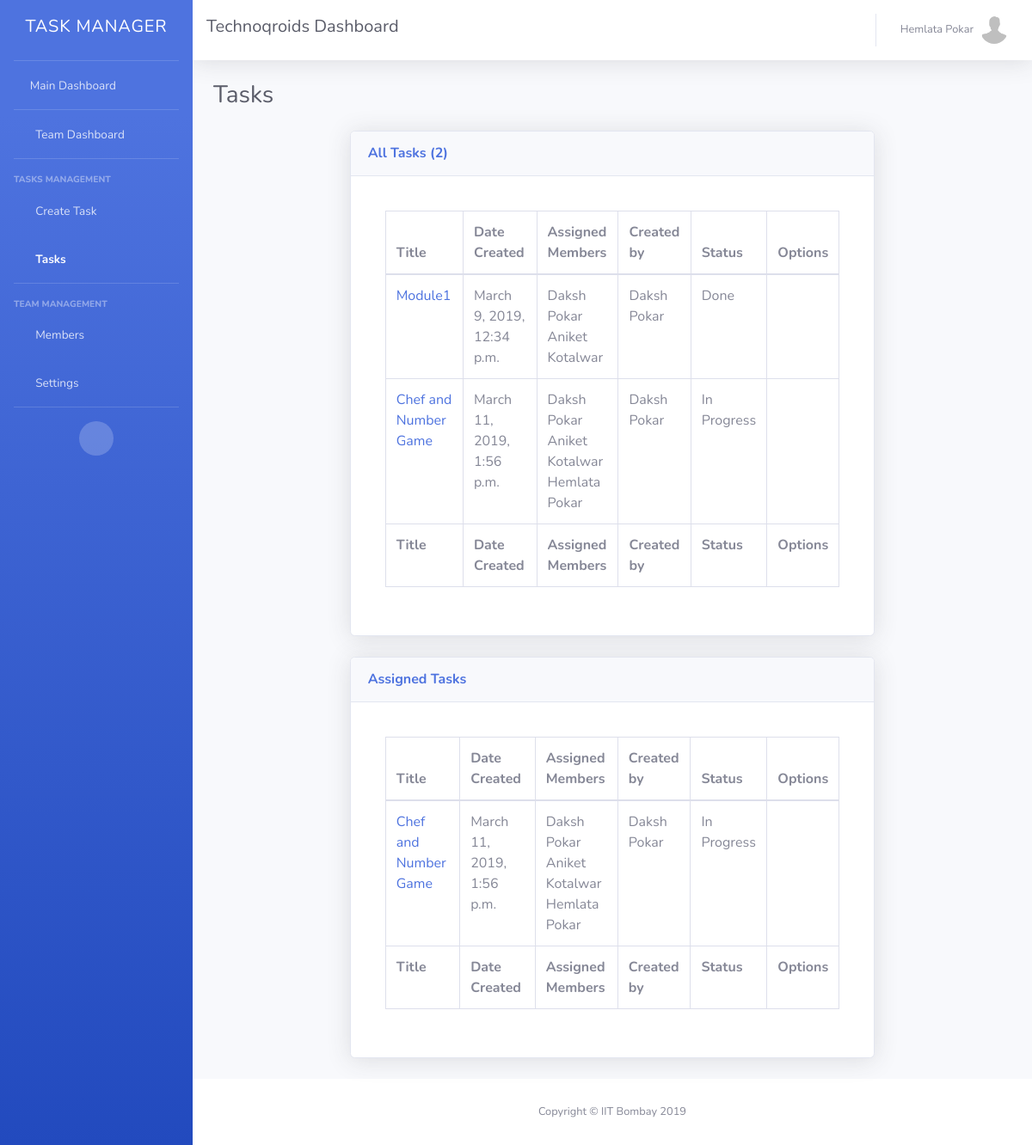
The app's page /team/technoqroids5/tasks/ (signed in) with its own data.
### TM/models.py (models this page shows)
class Teams(models.Model):
    id = models.AutoField(primary_key=True)
    name = models.CharField(max_length=400)
    url = models.CharField(max_length=400)
    admin = models.ForeignKey(UserProfile, on_delete=models.CASCADE)
    members = models.ManyToManyField(UserProfile, through='Membership', related_name="member")

class UserProfile(models.Model):
    user = models.ForeignKey(User, on_delete=models.CASCADE)
    username = models.CharField(max_length=400)
    profile_picture = models.FileField(upload_to=user_directory, null=True, default='/default_profile.jpg', blank=True)

class Task(models.Model):
    id = models.AutoField(primary_key=True)
    belongs_to = models.ForeignKey(Teams, on_delete=models.CASCADE)
    title = models.CharField(max_length=400)
    created_by = models.ForeignKey(UserProfile, on_delete=models.CASCADE)
    desc = models.TextField()
    assigned_members = models.ManyToManyField(UserProfile, through='MembershipToTask', related_name="memberOfTask")
    status = models.IntegerField(default=0)
    date_created = models.DateTimeField(auto_now_add=True)
    url = models.CharField(max_length=400)

class MembershipToTask(models.Model):
    member = models.ForeignKey(UserProfile, on_delete=models.CASCADE)
    task = models.ForeignKey(Task, on_delete=models.CASCADE)
    team = models.ForeignKey(Teams, on_delete=models.CASCADE)

### TM/views.py (the view, shortened to what this page needs)
# urls.py: url(r'^team\/[a-zA-Z0-9]+\/tasks\/$', TasksView.as_view(), name="tasks"),
class TasksView(LoginRequiredMixin, TemplateView):
    template_name="team/tasks.html"
    login_url='/../login'
    def get(self, request):
        user = request.user
        us = UserProfile.objects.get(user=user)
        team = Teams.objects.get(url=request.path.split("/")[2])
        tasks = Task.objects.filter(belongs_to=team)
        assigned_tasks = MembershipToTask.objects.filter(member=us, team=team)
        if us not in team.members.all():
            return redirect("/")
        return render(request, self.template_name, {'user': user, 'us': us, 'team': team, 'tasks': tasks, 'ass_tasks': assigned_tasks, 'notifications': get_notifications(us, 1)})

### TM/views.py (called while the page is built)
def get_notifications(user, unread):
    return MessageNotification.objects.filter(user=user, unread = unread)[:5]

### TM/templates/team/tasks.html (shortened to what this page needs)
<!DOCTYPE html>
{% load static %}
<html lang="en">
<head>
  <link href="{% static 'vendor/fontawesome-free/css/all.min.css' %}" rel="stylesheet" type="text/css">
  <link href="{% static 'css/sb-admin-2.min.css' %}" rel="stylesheet">
  <link href="{% static 'vendor/datatables/dataTables.bootstrap4.min.css' %}" rel="stylesheet">
</head>
<body id="page-top">
  <div id="wrapper">
    {% block sidebar %}
      {% include "team/menu.html" %}
    {% endblock %}
    <div id="content-wrapper" class="d-flex flex-column">
      <div id="content">
        {% block topbar %}
        {% include "team/topbar.html" %}
      {% endblock %}
        <div class="container-fluid">
          <div class="d-sm-flex align-items-center justify-content-between mb-4">
            <h1 class="h3 mb-0 text-gray-800">Tasks</h1>
          </div>
          <form method="post" enctype="multipart/form-data">
          <div class="row">
            <div class="col-xl-2"></div>
            <div class="col-xl-8">
              <div class="card shadow mb-4">
                <div class="card-header py-3 d-flex flex-row align-items-center justify-content-between">
                  <h6 class="m-0 font-weight-bold text-primary">All Tasks ({{tasks.all.count}})</h6>
                </div>
                <div class="card-body">
                        <div class="card-body">
                            <div class="table-responsive">
                                <table class="table table-bordered" id="dataTable" width="100%" cellspacing="0">
                                  <thead>
                                    <tr>
                                      <th>Title</th>
                                      <th>Date Created</th>
                                      <th>Assigned Members</th>
                                      <th>Created by</th>
                                      <th>Status</th>
                                      <th>Options</th>
                                    </tr>
                                  </thead>
                                  <tfoot>
                                    <tr>
                                        <th>Title</th>
                                        <th>Date Created</th>
                                        <th>Assigned Members</th>
                                        <th>Created by</th>
                                        <th>Status</th>
                                        <th>Options</th>
                                    </tr>
                                  </tfoot>
                                  <tbody>
                                      {%  for i in tasks.all  %}
                                    <tr>
                                      <td><a href="/team/{{ team.url }}/tasks/{{ i.url }}/">{{ i.title }}</a></td>
                                      <td>{{ i.date_created }}</td>
                                      <td>
                                        {%  for j in i.assigned_members.all  %}
                                          {{  j.user.first_name  }} {{ j.user.last_name }}<br>
                                        {%  endfor  %}
                                      </td>
                                      <td>
                                        {{  i.created_by.user.first_name }} {{ i.created_by.user.last_name  }}
                                      </td>
                                      <td>
                                        {%  if i.status == 0  %}Planned{%  elif i.status == 1  %}In Progress{%  elif i.status == 2  %}Done{%  endif %}
                                      </td>
                                      <td>
                                        <a href="/team/{{ team.url }}/tasks/{{ i.url }}/"><i class="fas fa-external-link-alt"></i></a><a class="ml-2" href="/team/{{ team.url }}/tasks/{{ i.url }}/delete/" style="margin-left: 10px"><i class="fas fa-trash"></i></a>
                                      </td>
                                    </tr>
                                    {%  endfor %}
                                  </tbody>
                                </table>
                              </div>
                                </div>
                </div>
              </div>
              <div class="card shadow mb-4">
                  <div class="card-header py-3 d-flex flex-row align-items-center justify-content-between">
                    <h6 class="m-0 font-weight-bold text-primary">Assigned Tasks</h6>
                  </div>
                  <div class="card-body">
                          <div class="card-body">
                              <div class="table-responsive">
                                  <table class="table table-bordered" id="dataTable" width="100%" cellspacing="0">
                                    <thead>
                                      <tr>
                                        <th>Title</th>
                                        <th>Date Created</th>
                                        <th>Assigned Members</th>
                                        <th>Created by</th>
                                        <th>Status</th>
                                        <th>Options</th>
                                      </tr>
                                    </thead>
                                    <tfoot>
                                      <tr>
                                          <th>Title</th>
                                          <th>Date Created</th>
                                          <th>Assigned Members</th>
                                          <th>Created by</th>
                                          <th>Status</th>
                                          <th>Options</th>
                                      </tr>
                                    </tfoot>
                                    <tbody>
                                        {%  for i in ass_tasks.all  %}
                                      <tr>
                                        <td><a href="/team/{{ team.url }}/tasks/{{ i.url }}/">{{ i.task.title }}</a></td>
                                        <td>{{ i.task.date_created }}</td>
                                        <td>
                                          {%  for j in i.task.assigned_members.all  %}
                                            {{  j.user.first_name  }} {{ j.user.last_name }}<br>
                                          {%  endfor  %}
                                        </td>
                                        <td>
                                            {{  i.task.created_by.user.first_name }} {{ i.task.created_by.user.last_name  }}
                                          </td>
                                        <td>
                                          {%  if i.task.status == 0  %}Planned{%  elif i.task.status == 1  %}In Progress{%  elif i.task.status == 2  %}Done{%  endif %}
                                        </td>
                                        <td>
                                          <a href="/team/{{ team.url }}/tasks/{{ i.task.url }}/"><i class="fas fa-external-link-alt"></i></a>
                                          <a class="ml-2" href="/team/{{ team.url }}/tasks/{{ i.task.url }}/delete/" style="margin-left: 10px"><i class="fas fa-trash"></i></a>
                                        </td>
                                      </tr>
                                      {%  endfor %}
                                    </tbody>
                                  </table>
                                </div>
                                  </div>
                  </div>
                </div>
            </div>
            <div class="col-xl-2"></div>
            </div></form>
        </div>
      </div>
      {% block footer %}
      {% include "footer.html" %}
    {% endblock %}
    </div>
  </div>
</body>
</html>

### TM/templates/team/topbar.html (shortened to what this page needs)
<nav class="navbar navbar-expand navbar-light bg-white topbar mb-4 static-top shadow">
        <a style="color: #5a5c69; text-decoration: none" class="sidebar-brand d-flex align-items-center justify-content-center" href="/dashboard/">
          <div class="sidebar-brand-icon">
              <h5>{{  team.name }} Dashboard</h5>
            </div>
        </a>
        <ul class="navbar-nav ml-auto">
          {% block messages %}
          {% include "mess_notification.html" %}
        {% endblock %}
          {% block profile %}
          {% include "profile_menu.html" %}
        {% endblock %}
        </ul>
      </nav>

### TM/templates/profile_menu.html (shortened to what this page needs)
            <li class="nav-item dropdown no-arrow">
              <a class="nav-link dropdown-toggle" href="#" id="userDropdown" role="button" data-toggle="dropdown" aria-haspopup="true" aria-expanded="false">
                <span class="mr-2 d-none d-lg-inline text-gray-600 small">{{  user.first_name  }} {{ user.last_name }}</span>
                <img class="img-profile rounded-circle" src="{{ MEDIA_ROOT }}{{  us.profile_picture.url  }}">
              </a>
            </li>

### records on screen
Teams: name "Technoqroids"
UserProfile: profile_picture (placeholder picture), user.first_name "Hemlata", user.last_name "Pokar"
Task: title "Module1", date_created "March 9, 2019, 12:34 p.m.", created_by.user.first_name "Daksh", created_by.user.last_name "Pokar", status "Done"
UserProfile: user.first_name "Daksh", user.last_name "Pokar"
UserProfile: user.first_name "Aniket", user.last_name "Kotalwar"
Task: title "Chef and Number Game", date_created "March 11, 2019, 1:56 p.m.", created_by.user.first_name "Daksh", created_by.user.last_name "Pokar", status "In Progress"
MembershipToTask: task "Chef and Number Game", task.date_created "March 11, 2019, 1:56 p.m.", task.created_by.user.first_name "Daksh", task.created_by.user.last_name "Pokar", shows "In Progress"

### other values on screen
{{ user.first_name }} "Hemlata"
{{ user.last_name }} "Pokar"
{{ tasks.all.count }} "2"
